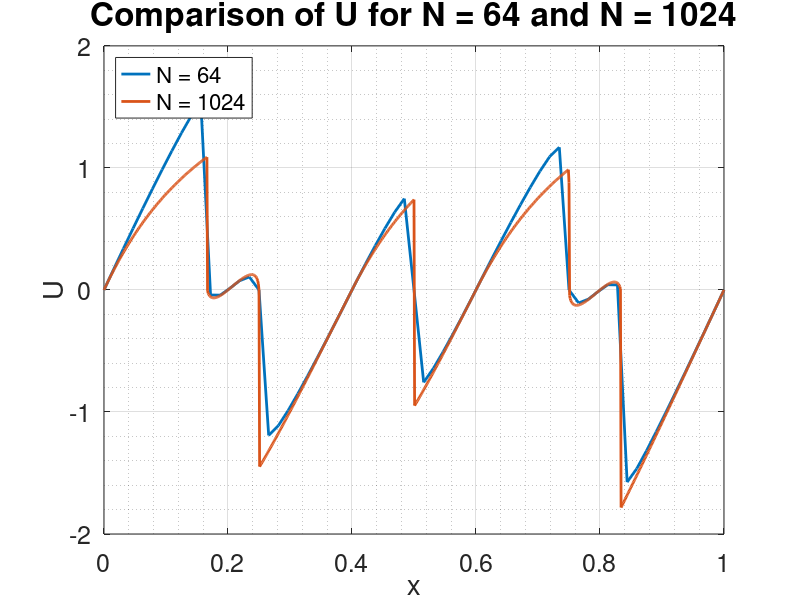

MATLAB code to generate this figure:
clc; clear all; close;

load U_64.txt
load U_1024.txt

dx1 = 1/(size(U_64,1) - 1);
x1 = 0:dx1:1;
dx2 = 1/(size(U_1024,1) - 1);
x2 = 0:dx2:1;

% plot
figure(1)
plot(x1, U_64, 'LineWidth', 2)
hold on
plot(x2,U_1024, 'LineWidth', 2)
set(gca,'FontSize',18)
legend('N = 64','N = 1024', 'FontSize', 16, 'Location', 'northwest')
xlabel('x', 'FontSize', 20)
ylabel('U', 'FontSize', 20)
title('Comparison of U for N = 64 and N = 1024', 'FontSize', 24)
grid on
grid minor
box on
